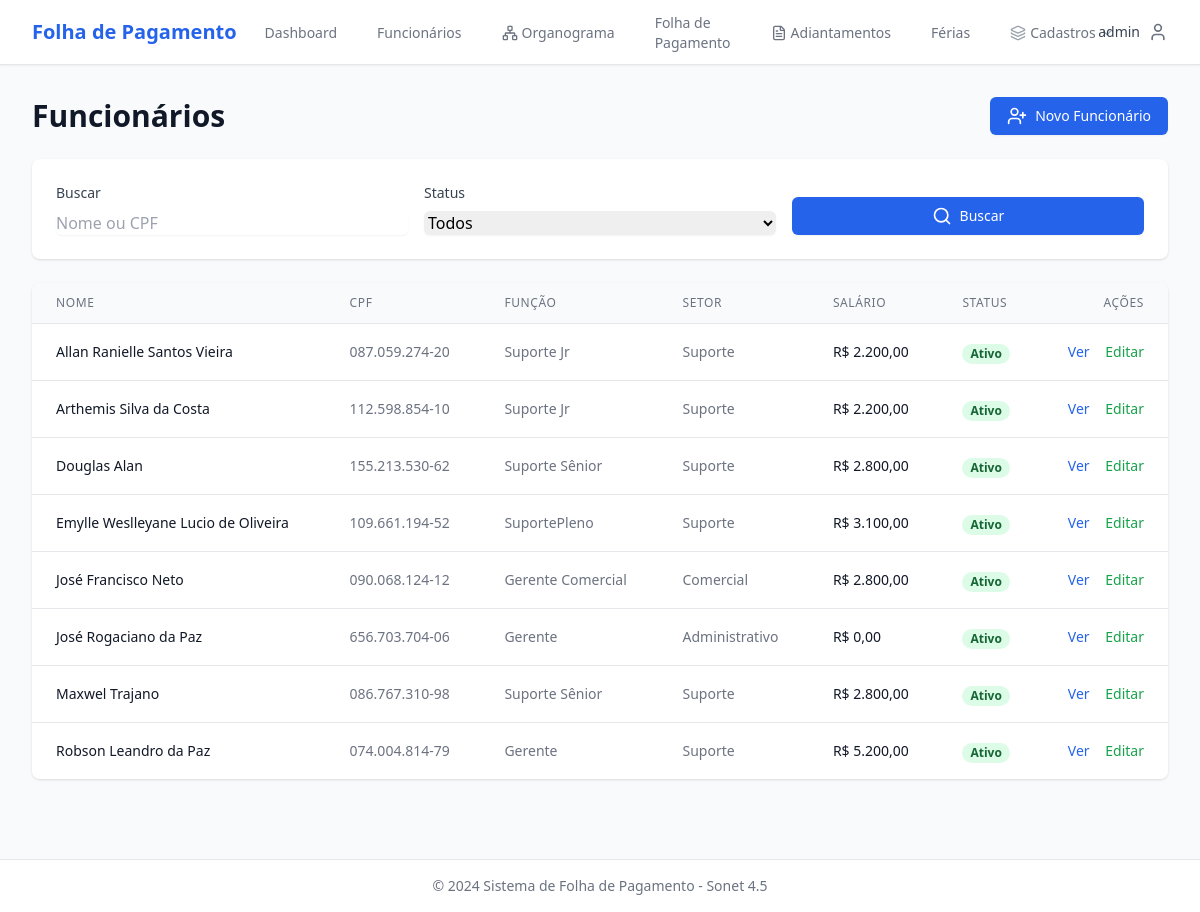
The page /funcionarios/ (signed in) on the database its author committed.
### funcionarios/models.py (models this page shows, shortened)
class Funcionario(TimeStampedModel):
    STATUS_CHOICES = [
        ('A', 'Ativo'),
        ('I', 'Inativo'),
        ('F', 'Férias'),
        ('L', 'Licença'),
    ]
    nome_completo = models.CharField('Nome Completo', max_length=200)
    cpf = models.CharField('CPF', max_length=14, unique=True)
    foto = models.ImageField('Foto', upload_to='funcionarios/fotos/', blank=True, null=True)
    data_nascimento = models.DateField('Data de Nascimento', null=True, blank=True)
    email = models.EmailField('E-mail', blank=True)
    telefone = models.CharField('Telefone', max_length=20, blank=True)
    endereco = models.TextField('Endereço', blank=True)
    chave_pix = models.CharField('Chave PIX', max_length=200, blank=True, help_text='CPF, E-mail, Telefone ou Chave Aleatória')
    data_admissao = models.DateField('Data de Admissão')
    funcao = models.ForeignKey(
        Funcao,
        on_delete=models.PROTECT,
        verbose_name='Função',
        related_name='funcionarios'
    )
    setor = models.ForeignKey(
        Setor,
        on_delete=models.PROTECT,
        verbose_name='Setor',
        related_name='funcionarios'
    )
    salario_base = models.DecimalField(
        'Salário Base',
        max_digits=10,
        decimal_places=2,
        validators=[MinValueValidator(0)]
    )
    status = models.CharField('Status', max_length=1, choices=STATUS_CHOICES, default='A')
    participa_folha = models.BooleanField(
        'Participa da Folha de Pagamento',
        default=True,
        help_text='Desmarque para funcionários que não devem aparecer na folha (ex: sócios, consultores externos)'
    )
    superior = models.ForeignKey(
        'self',
        on_delete=models.SET_NULL,
        null=True,
        blank=True,
        verbose_name='Superior/Responsável',
        related_name='subordinados',
        help_text='Funcionário responsável direto por este colaborador'
    )
    observacoes = models.TextField('Observações', blank=True)
    class Meta:
        verbose_name = 'Funcionário'
        verbose_name_plural = 'Funcionários'
        ordering = ['nome_completo']

### core/models.py (models this page shows, shortened)
class TimeStampedModel(models.Model):
    created_at = models.DateTimeField('Criado em', auto_now_add=True)
    updated_at = models.DateTimeField('Atualizado em', auto_now=True)
    class Meta:
        abstract = True

class Funcao(TimeStampedModel):
    nome = models.CharField('Nome', max_length=100, unique=True)
    descricao = models.TextField('Descrição', blank=True)
    nivel_salarial_referencia = models.DecimalField(
        'Nível Salarial de Referência',
        max_digits=10,
        decimal_places=2,
        null=True,
        blank=True,
        validators=[MinValueValidator(0)],
        help_text='Valor de referência para a função'
    )
    ativo = models.BooleanField('Ativo', default=True)
    class Meta:
        verbose_name = 'Função'
        verbose_name_plural = 'Funções'
        ordering = ['nome']

class Setor(TimeStampedModel):
    nome = models.CharField('Nome', max_length=100, unique=True)
    descricao = models.TextField('Descrição', blank=True)
    chefe = models.OneToOneField(
        'funcionarios.Funcionario',
        on_delete=models.SET_NULL,
        null=True,
        blank=True,
        verbose_name='Chefe do Setor',
        related_name='setor_chefiado',
        help_text='Funcionário responsável por este setor'
    )
    ativo = models.BooleanField('Ativo', default=True)
    class Meta:
        verbose_name = 'Setor'
        verbose_name_plural = 'Setores'
        ordering = ['nome']

### funcionarios/views.py (the view)
# urls.py: path('', views.funcionario_list, name='list'),
@login_required
def funcionario_list(request):
    query = request.GET.get('q', '')
    status = request.GET.get('status', '')
    funcionarios = Funcionario.objects.select_related('funcao', 'setor')
    if query:
        funcionarios = funcionarios.filter(
            Q(nome_completo__icontains=query) | Q(cpf__icontains=query)
        )
    if status:
        funcionarios = funcionarios.filter(status=status)
    else:
        funcionarios = funcionarios.filter(status='A')  # Default: apenas ativos
    funcionarios = funcionarios.order_by('nome_completo')
    context = {
        'funcionarios': funcionarios,
        'query': query,
        'status': status,
    }
    return render(request, 'funcionarios/funcionario_list.html', context)

### templates/funcionarios/funcionario_list.html (shortened to what this page needs)
{% extends 'base.html' %}
{% block content %}
<div class="space-y-6">
    <div class="flex justify-between items-center">
        <h1 class="text-3xl font-bold text-gray-900">Funcionários</h1>
        <a href="{% url 'funcionarios:create' %}" class="inline-flex items-center px-4 py-2 border border-transparent text-sm font-medium rounded-md shadow-sm text-white bg-blue-600 hover:bg-blue-700">
            <i data-lucide="user-plus" class="w-5 h-5 mr-2"></i>
            Novo Funcionário
        </a>
    </div>
    <div class="bg-white shadow rounded-lg p-6">
        <form method="get" class="space-y-4" x-data="{ status: '{{ status }}' }">
            <div class="grid grid-cols-1 gap-4 sm:grid-cols-3">
                <div>
                    <label class="block text-sm font-medium text-gray-700 mb-2">Buscar</label>
                    <input type="text" name="q" value="{{ query }}" placeholder="Nome ou CPF"
                           class="w-full rounded-md border-gray-300 shadow-sm focus:border-blue-500 focus:ring-blue-500">
                </div>
                <div>
                    <label class="block text-sm font-medium text-gray-700 mb-2">Status</label>
                    <select name="status" x-model="status" class="w-full rounded-md border-gray-300 shadow-sm focus:border-blue-500 focus:ring-blue-500">
                        <option value="">Todos</option>
                    </select>
                </div>
                <div class="flex items-end">
                    <button type="submit" class="w-full inline-flex justify-center items-center px-4 py-2 border border-transparent text-sm font-medium rounded-md shadow-sm text-white bg-blue-600 hover:bg-blue-700">
                        <i data-lucide="search" class="w-5 h-5 mr-2"></i>
                        Buscar
                    </button>
                </div>
            </div>
        </form>
    </div>
    <div class="bg-white shadow rounded-lg overflow-hidden">
        <table class="min-w-full divide-y divide-gray-200">
            <thead class="bg-gray-50">
                <tr>
                    <th class="px-6 py-3 text-left text-xs font-medium text-gray-500 uppercase tracking-wider">Nome</th>
                    <th class="px-6 py-3 text-left text-xs font-medium text-gray-500 uppercase tracking-wider">CPF</th>
                    <th class="px-6 py-3 text-left text-xs font-medium text-gray-500 uppercase tracking-wider">Função</th>
                    <th class="px-6 py-3 text-left text-xs font-medium text-gray-500 uppercase tracking-wider">Setor</th>
                    <th class="px-6 py-3 text-left text-xs font-medium text-gray-500 uppercase tracking-wider">Salário</th>
                    <th class="px-6 py-3 text-left text-xs font-medium text-gray-500 uppercase tracking-wider">Status</th>
                    <th class="px-6 py-3 text-right text-xs font-medium text-gray-500 uppercase tracking-wider">Ações</th>
                </tr>
            </thead>
            <tbody class="bg-white divide-y divide-gray-200">
                {% for funcionario in funcionarios %}
                <tr class="hover:bg-gray-50">
                    <td class="px-6 py-4 whitespace-nowrap">
                        <div class="text-sm font-medium text-gray-900">{{ funcionario.nome_completo }}</div>
                    </td>
                    <td class="px-6 py-4 whitespace-nowrap text-sm text-gray-500">{{ funcionario.cpf }}</td>
                    <td class="px-6 py-4 whitespace-nowrap text-sm text-gray-500">{{ funcionario.funcao.nome }}</td>
                    <td class="px-6 py-4 whitespace-nowrap text-sm text-gray-500">{{ funcionario.setor.nome }}</td>
                    <td class="px-6 py-4 whitespace-nowrap text-sm text-gray-900">R$ {{ funcionario.salario_base|floatformat:2 }}</td>
                    <td class="px-6 py-4 whitespace-nowrap">
                        {% if funcionario.status == 'A' %}
                            <span class="px-2 inline-flex text-xs leading-5 font-semibold rounded-full bg-green-100 text-green-800">Ativo</span>
                        {% elif funcionario.status == 'I' %}
                            <span class="px-2 inline-flex text-xs leading-5 font-semibold rounded-full bg-red-100 text-red-800">Inativo</span>
                        {% elif funcionario.status == 'F' %}
                            <span class="px-2 inline-flex text-xs leading-5 font-semibold rounded-full bg-yellow-100 text-yellow-800">Férias</span>
                        {% else %}
                            <span class="px-2 inline-flex text-xs leading-5 font-semibold rounded-full bg-blue-100 text-blue-800">Licença</span>
                        {% endif %}
                    </td>
                    <td class="px-6 py-4 whitespace-nowrap text-right text-sm font-medium">
                        <a href="{% url 'funcionarios:detail' funcionario.pk %}" class="text-blue-600 hover:text-blue-900 mr-3">Ver</a>
                        <a href="{% url 'funcionarios:update' funcionario.pk %}" class="text-green-600 hover:text-green-900">Editar</a>
                    </td>
                </tr>
                {% empty %}
                <tr>
                    <td colspan="7" class="px-6 py-4 text-center text-sm text-gray-500">Nenhum funcionário encontrado.</td>
                </tr>
                {% endfor %}
            </tbody>
        </table>
    </div>
</div>
{% endblock %}

### templates/base.html (shortened to what this page needs)
{% load static %}
<!DOCTYPE html>
<html lang="pt-BR">
<head>
    <script src="https://cdn.tailwindcss.com"></script>
</head>
<body class="bg-gray-50 min-h-screen">
    <nav class="bg-white shadow-sm border-b border-gray-200">
        <div class="max-w-7xl mx-auto px-4 sm:px-6 lg:px-8">
            <div class="flex justify-between h-16">
                <div class="flex">
                    <div class="flex-shrink-0 flex items-center">
                        <h1 class="text-xl font-bold text-blue-600">Folha de Pagamento</h1>
                    </div>
                    <div class="hidden sm:ml-6 sm:flex sm:space-x-8">
                        <a href="{% url 'core:dashboard' %}" class="border-transparent text-gray-500 hover:border-gray-300 hover:text-gray-700 inline-flex items-center px-1 pt-1 border-b-2 text-sm font-medium">
                            Dashboard
                        </a>
                        <a href="{% url 'funcionarios:list' %}" class="border-transparent text-gray-500 hover:border-gray-300 hover:text-gray-700 inline-flex items-center px-1 pt-1 border-b-2 text-sm font-medium">
                            Funcionários
                        </a>
                        <a href="{% url 'funcionarios:organograma' %}" class="border-transparent text-gray-500 hover:border-gray-300 hover:text-gray-700 inline-flex items-center px-1 pt-1 border-b-2 text-sm font-medium">
                            <i data-lucide="network" class="w-4 h-4 mr-1"></i>
                            Organograma
                        </a>
                        <a href="{% url 'folha:list' %}" class="border-transparent text-gray-500 hover:border-gray-300 hover:text-gray-700 inline-flex items-center px-1 pt-1 border-b-2 text-sm font-medium">
                            Folha de Pagamento
                        </a>
                        <a href="{% url 'funcionarios:adiantamento_list' %}" class="border-transparent text-gray-500 hover:border-gray-300 hover:text-gray-700 inline-flex items-center px-1 pt-1 border-b-2 text-sm font-medium">
                            <i data-lucide="file-text" class="w-4 h-4 mr-1"></i>
                            Adiantamentos
                        </a>
                        <a href="{% url 'funcionarios:ferias_list' %}" class="border-transparent text-gray-500 hover:border-gray-300 hover:text-gray-700 inline-flex items-center px-1 pt-1 border-b-2 text-sm font-medium">
                            Férias
                        </a>
                        <div class="relative inline-flex items-center" x-data="{ openCadastros: false }">
                            <button @click="openCadastros = !openCadastros" type="button" class="border-transparent text-gray-500 hover:border-gray-300 hover:text-gray-700 inline-flex items-center px-1 pt-1 border-b-2 text-sm font-medium focus:outline-none">
                                <i data-lucide="layers" class="w-4 h-4 mr-1 text-gray-400"></i>
                                Cadastros
                                <i data-lucide="chevron-down" class="w-3.5 h-3.5 ml-1 text-gray-400"></i>
                            </button>
                        </div>
                    </div>
                </div>
                <div class="flex items-center">
                    {% if user.is_authenticated %}
                        <div class="ml-3 relative" x-data="{ open: false }">
                            <button @click="open = !open" class="flex items-center text-sm focus:outline-none focus:ring-2 focus:ring-offset-2 focus:ring-blue-500 rounded-full">
                                <span class="text-gray-700 mr-2">{{ user.username }}</span>
                                <i data-lucide="user" class="w-5 h-5 text-gray-500"></i>
                            </button>
                        </div>
                    {% endif %}
                </div>
            </div>
        </div>
    </nav>
    <main class="max-w-7xl mx-auto px-4 sm:px-6 lg:px-8 py-8">
        {% block content %}{% endblock %}
    </main>
    <footer class="bg-white border-t border-gray-200 mt-12">
        <div class="max-w-7xl mx-auto px-4 sm:px-6 lg:px-8 py-4">
            <p class="text-center text-sm text-gray-500">
                © 2024 Sistema de Folha de Pagamento - Sonet 4.5
            </p>
        </div>
    </footer>
</body>
</html>

### rows shown on the page
Funcionario: nome_completo "Allan Ranielle Santos Vieira", cpf "087.059.274-20", funcao.nome "Suporte Jr", setor.nome "Suporte", salario_base "2.200,00", status "Ativo"
Funcionario: nome_completo "Arthemis Silva da Costa", cpf "112.598.854-10", funcao.nome "Suporte Jr", setor.nome "Suporte", salario_base "2.200,00", status "Ativo"
Funcionario: nome_completo "Douglas Alan", cpf "155.213.530-62", funcao.nome "Suporte Sênior", setor.nome "Suporte", salario_base "2.800,00", status "Ativo"
Funcionario: nome_completo "Emylle Weslleyane Lucio de Oliveira", cpf "109.661.194-52", funcao.nome "SuportePleno", setor.nome "Suporte", salario_base "3.100,00", status "Ativo"
Funcionario: nome_completo "José Francisco Neto", cpf "090.068.124-12", funcao.nome "Gerente Comercial", setor.nome "Comercial", salario_base "2.800,00", status "Ativo"
Funcionario: nome_completo "José Rogaciano da Paz", cpf "656.703.704-06", funcao.nome "Gerente", setor.nome "Administrativo", salario_base "0,00", status "Ativo"
Funcionario: nome_completo "Maxwel Trajano", cpf "086.767.310-98", funcao.nome "Suporte Sênior", setor.nome "Suporte", salario_base "2.800,00", status "Ativo"
Funcionario: nome_completo "Robson Leandro da Paz", cpf "074.004.814-79", funcao.nome "Gerente", setor.nome "Suporte", salario_base "5.200,00", status "Ativo"

### other values the page prints
{{ user.username }} "admin"
